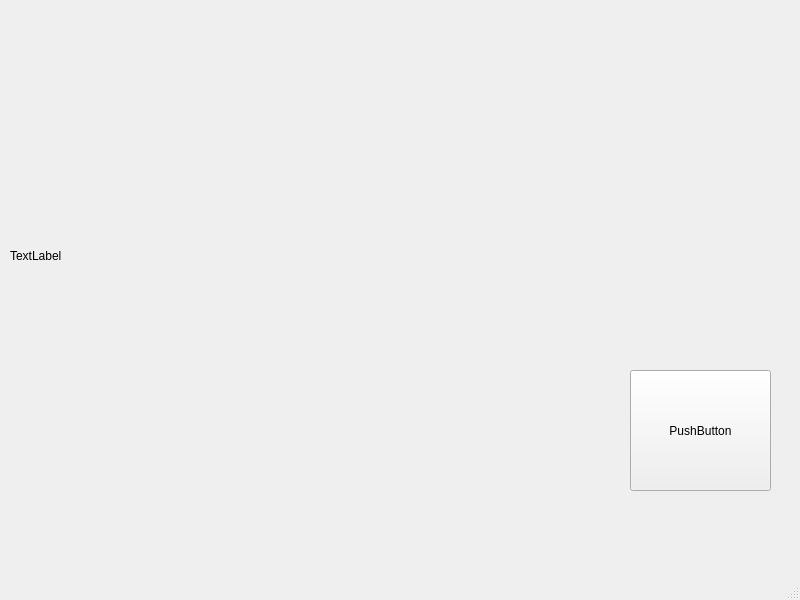
<?xml version="1.0" encoding="UTF-8"?>
<ui version="4.0">
 <class>TelloWindow</class>
 <widget class="QMainWindow" name="TelloWindow">
  <property name="geometry">
   <rect>
    <x>0</x>
    <y>0</y>
    <width>800</width>
    <height>600</height>
   </rect>
  </property>
  <property name="windowTitle">
   <string>TelloWindow</string>
  </property>
  <widget class="QWidget" name="centralwidget">
   <widget class="QLabel" name="label">
    <property name="geometry">
     <rect>
      <x>10</x>
      <y>10</y>
      <width>501</width>
      <height>491</height>
     </rect>
    </property>
    <property name="text">
     <string>TextLabel</string>
    </property>
   </widget>
   <widget class="QPushButton" name="pushButton">
    <property name="geometry">
     <rect>
      <x>630</x>
      <y>370</y>
      <width>141</width>
      <height>121</height>
     </rect>
    </property>
    <property name="text">
     <string>PushButton</string>
    </property>
   </widget>
  </widget>
  <widget class="QMenuBar" name="menubar">
   <property name="geometry">
    <rect>
     <x>0</x>
     <y>0</y>
     <width>800</width>
     <height>22</height>
    </rect>
   </property>
  </widget>
  <widget class="QStatusBar" name="statusbar"/>
 </widget>
 <resources/>
 <connections>
  <connection>
   <sender>pushButton</sender>
   <signal>clicked()</signal>
   <receiver>label</receiver>
   <slot>update()</slot>
   <hints>
    <hint type="sourcelabel">
     <x>672</x>
     <y>444</y>
    </hint>
    <hint type="destinationlabel">
     <x>396</x>
     <y>385</y>
    </hint>
   </hints>
  </connection>
 </connections>
</ui>
